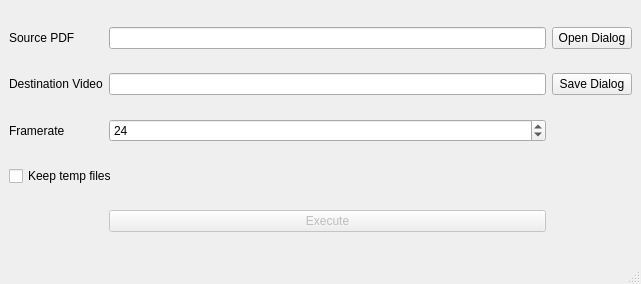
<?xml version="1.0" encoding="UTF-8"?>
<ui version="4.0">
 <class>PdfToMp4</class>
 <widget class="QMainWindow" name="PdfToMp4">
  <property name="geometry">
   <rect>
    <x>0</x>
    <y>0</y>
    <width>641</width>
    <height>284</height>
   </rect>
  </property>
  <property name="windowTitle">
   <string>Pdf To Mp4</string>
  </property>
  <widget class="QWidget" name="centralwidget">
   <layout class="QGridLayout" name="gridLayout">
    <item row="4" column="1">
     <widget class="QSpinBox" name="spFramerate">
      <property name="value">
       <number>24</number>
      </property>
     </widget>
    </item>
    <item row="2" column="1">
     <widget class="QLineEdit" name="edDestination"/>
    </item>
    <item row="0" column="0">
     <widget class="QLabel" name="label">
      <property name="text">
       <string>Source PDF</string>
      </property>
     </widget>
    </item>
    <item row="6" column="1">
     <widget class="QPushButton" name="pbExecute">
      <property name="enabled">
       <bool>false</bool>
      </property>
      <property name="text">
       <string>Execute</string>
      </property>
     </widget>
    </item>
    <item row="0" column="1">
     <widget class="QLineEdit" name="edSource"/>
    </item>
    <item row="2" column="0">
     <widget class="QLabel" name="label_2">
      <property name="text">
       <string>Destination Video</string>
      </property>
     </widget>
    </item>
    <item row="5" column="0" colspan="2">
     <widget class="QCheckBox" name="chKeep">
      <property name="enabled">
       <bool>true</bool>
      </property>
      <property name="text">
       <string>Keep temp files</string>
      </property>
     </widget>
    </item>
    <item row="4" column="0">
     <widget class="QLabel" name="label_3">
      <property name="text">
       <string>Framerate</string>
      </property>
     </widget>
    </item>
    <item row="0" column="2">
     <widget class="QPushButton" name="pbOpen">
      <property name="text">
       <string>Open Dialog</string>
      </property>
     </widget>
    </item>
    <item row="2" column="2">
     <widget class="QPushButton" name="pbSave">
      <property name="text">
       <string>Save Dialog</string>
      </property>
     </widget>
    </item>
   </layout>
  </widget>
  <widget class="QMenuBar" name="menubar">
   <property name="geometry">
    <rect>
     <x>0</x>
     <y>0</y>
     <width>641</width>
     <height>22</height>
    </rect>
   </property>
  </widget>
  <widget class="QStatusBar" name="statusbar"/>
 </widget>
 <resources/>
 <connections>
  <connection>
   <sender>pbOpen</sender>
   <signal>clicked()</signal>
   <receiver>PdfToMp4</receiver>
   <slot>OnOpen()</slot>
   <hints>
    <hint type="sourcelabel">
     <x>584</x>
     <y>64</y>
    </hint>
    <hint type="destinationlabel">
     <x>383</x>
     <y>183</y>
    </hint>
   </hints>
  </connection>
  <connection>
   <sender>pbSave</sender>
   <signal>clicked()</signal>
   <receiver>PdfToMp4</receiver>
   <slot>OnSave()</slot>
   <hints>
    <hint type="sourcelabel">
     <x>585</x>
     <y>98</y>
    </hint>
    <hint type="destinationlabel">
     <x>320</x>
     <y>141</y>
    </hint>
   </hints>
  </connection>
  <connection>
   <sender>pbExecute</sender>
   <signal>clicked()</signal>
   <receiver>PdfToMp4</receiver>
   <slot>OnExecute()</slot>
   <hints>
    <hint type="sourcelabel">
     <x>335</x>
     <y>226</y>
    </hint>
    <hint type="destinationlabel">
     <x>320</x>
     <y>141</y>
    </hint>
   </hints>
  </connection>
 </connections>
 <slots>
  <slot>OnOpen()</slot>
  <slot>OnSave()</slot>
  <slot>OnExecute()</slot>
 </slots>
</ui>
